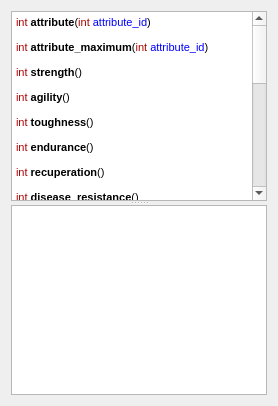
      <widget class="QWidget" name="tabAttTraits">
       <attribute name="title">
        <string>Attributes</string>
       </attribute>
       <layout class="QVBoxLayout" name="verticalLayout_3">
        <item>
         <widget class="QSplitter" name="splitter_attributes">
          <property name="sizePolicy">
           <sizepolicy hsizetype="Expanding" vsizetype="Expanding">
            <horstretch>0</horstretch>
            <verstretch>0</verstretch>
           </sizepolicy>
          </property>
          <property name="orientation">
           <enum>Qt::Vertical</enum>
          </property>
          <widget class="QTextEdit" name="txt_att_info">
           <property name="sizePolicy">
            <sizepolicy hsizetype="Expanding" vsizetype="Expanding">
             <horstretch>0</horstretch>
             <verstretch>0</verstretch>
            </sizepolicy>
           </property>
           <property name="readOnly">
            <bool>true</bool>
           </property>
           <property name="html">
            <string>&lt;!DOCTYPE HTML PUBLIC &quot;-//W3C//DTD HTML 4.0//EN&quot; &quot;http://www.w3.org/TR/REC-html40/strict.dtd&quot;&gt;
&lt;html&gt;&lt;head&gt;&lt;meta name=&quot;qrichtext&quot; content=&quot;1&quot; /&gt;&lt;style type=&quot;text/css&quot;&gt;
p, li { white-space: pre-wrap; }
&lt;/style&gt;&lt;/head&gt;&lt;body style=&quot; font-family:'MS Shell Dlg 2'; font-size:8.25pt; font-weight:400; font-style:normal;&quot;&gt;
&lt;p style=&quot; margin-top:12px; margin-bottom:12px; margin-left:0px; margin-right:0px; -qt-block-indent:0; text-indent:0px;&quot;&gt;&lt;span style=&quot; font-size:8pt; color:#aa0000;&quot;&gt;int &lt;/span&gt;&lt;span style=&quot; font-size:8pt; font-weight:600;&quot;&gt;attribute&lt;/span&gt;&lt;span style=&quot; font-size:8pt;&quot;&gt;(&lt;/span&gt;&lt;span style=&quot; font-size:8pt; color:#aa0000;&quot;&gt;int &lt;/span&gt;&lt;span style=&quot; font-size:8pt; color:#0000ff;&quot;&gt;attribute_id&lt;/span&gt;&lt;span style=&quot; font-size:8pt;&quot;&gt;)&lt;/span&gt;&lt;/p&gt;
&lt;p style=&quot; margin-top:12px; margin-bottom:12px; margin-left:0px; margin-right:0px; -qt-block-indent:0; text-indent:0px;&quot;&gt;&lt;span style=&quot; font-size:8pt; color:#aa0000;&quot;&gt;int &lt;/span&gt;&lt;span style=&quot; font-size:8pt; font-weight:600;&quot;&gt;attribute_maximum&lt;/span&gt;&lt;span style=&quot; font-size:8pt;&quot;&gt;(&lt;/span&gt;&lt;span style=&quot; font-size:8pt; color:#aa0000;&quot;&gt;int &lt;/span&gt;&lt;span style=&quot; font-size:8pt; color:#0000ff;&quot;&gt;attribute_id&lt;/span&gt;&lt;span style=&quot; font-size:8pt;&quot;&gt;)&lt;/span&gt;&lt;/p&gt;
&lt;p style=&quot; margin-top:12px; margin-bottom:12px; margin-left:0px; margin-right:0px; -qt-block-indent:0; text-indent:0px;&quot;&gt;&lt;span style=&quot; font-size:8pt; color:#aa0000;&quot;&gt;int &lt;/span&gt;&lt;span style=&quot; font-size:8pt; font-weight:600;&quot;&gt;strength&lt;/span&gt;&lt;span style=&quot; font-size:8pt;&quot;&gt;()&lt;/span&gt;&lt;/p&gt;
&lt;p style=&quot; margin-top:12px; margin-bottom:12px; margin-left:0px; margin-right:0px; -qt-block-indent:0; text-indent:0px;&quot;&gt;&lt;span style=&quot; font-size:8pt; color:#aa0000;&quot;&gt;int &lt;/span&gt;&lt;span style=&quot; font-size:8pt; font-weight:600;&quot;&gt;agility&lt;/span&gt;&lt;span style=&quot; font-size:8pt;&quot;&gt;()&lt;/span&gt;&lt;/p&gt;
&lt;p style=&quot; margin-top:12px; margin-bottom:12px; margin-left:0px; margin-right:0px; -qt-block-indent:0; text-indent:0px;&quot;&gt;&lt;span style=&quot; font-size:8pt; color:#aa0000;&quot;&gt;int &lt;/span&gt;&lt;span style=&quot; font-size:8pt; font-weight:600;&quot;&gt;toughness&lt;/span&gt;&lt;span style=&quot; font-size:8pt;&quot;&gt;()&lt;/span&gt;&lt;/p&gt;
&lt;p style=&quot; margin-top:12px; margin-bottom:12px; margin-left:0px; margin-right:0px; -qt-block-indent:0; text-indent:0px;&quot;&gt;&lt;span style=&quot; font-size:8pt; color:#aa0000;&quot;&gt;int &lt;/span&gt;&lt;span style=&quot; font-size:8pt; font-weight:600;&quot;&gt;endurance&lt;/span&gt;&lt;span style=&quot; font-size:8pt;&quot;&gt;()&lt;/span&gt;&lt;/p&gt;
&lt;p style=&quot; margin-top:12px; margin-bottom:12px; margin-left:0px; margin-right:0px; -qt-block-indent:0; text-indent:0px;&quot;&gt;&lt;span style=&quot; font-size:8pt; color:#aa0000;&quot;&gt;int &lt;/span&gt;&lt;span style=&quot; font-size:8pt; font-weight:600;&quot;&gt;recuperation&lt;/span&gt;&lt;span style=&quot; font-size:8pt;&quot;&gt;()&lt;/span&gt;&lt;/p&gt;
&lt;p style=&quot; margin-top:12px; margin-bottom:12px; margin-left:0px; margin-right:0px; -qt-block-indent:0; text-indent:0px;&quot;&gt;&lt;span style=&quot; font-size:8pt; color:#aa0000;&quot;&gt;int &lt;/span&gt;&lt;span style=&quot; font-size:8pt; font-weight:600;&quot;&gt;disease_resistance&lt;/span&gt;&lt;span style=&quot; font-size:8pt;&quot;&gt;()&lt;/span&gt;&lt;/p&gt;
&lt;p style=&quot; margin-top:12px; margin-bottom:12px; margin-left:0px; margin-right:0px; -qt-block-indent:0; text-indent:0px;&quot;&gt;&lt;span style=&quot; font-size:8pt; color:#aa0000;&quot;&gt;int &lt;/span&gt;&lt;span style=&quot; font-size:8pt; font-weight:600;&quot;&gt;analytical_ability()&lt;/span&gt;&lt;/p&gt;
&lt;p style=&quot; margin-top:12px; margin-bottom:12px; margin-left:0px; margin-right:0px; -qt-block-indent:0; text-indent:0px;&quot;&gt;&lt;span style=&quot; font-size:8pt; color:#aa0000;&quot;&gt;int &lt;/span&gt;&lt;span style=&quot; font-size:8pt; font-weight:600;&quot;&gt;focus&lt;/span&gt;&lt;span style=&quot; font-size:8pt;&quot;&gt;()&lt;/span&gt;&lt;/p&gt;
&lt;p style=&quot; margin-top:12px; margin-bottom:12px; margin-left:0px; margin-right:0px; -qt-block-indent:0; text-indent:0px;&quot;&gt;&lt;span style=&quot; font-size:8pt; color:#aa0000;&quot;&gt;int &lt;/span&gt;&lt;span style=&quot; font-size:8pt; font-weight:600;&quot;&gt;willpower&lt;/span&gt;&lt;span style=&quot; font-size:8pt;&quot;&gt;()&lt;/span&gt;&lt;/p&gt;
&lt;p style=&quot; margin-top:12px; margin-bottom:12px; margin-left:0px; margin-right:0px; -qt-block-indent:0; text-indent:0px;&quot;&gt;&lt;span style=&quot; font-size:8pt; color:#aa0000;&quot;&gt;int &lt;/span&gt;&lt;span style=&quot; font-size:8pt; font-weight:600;&quot;&gt;creativity&lt;/span&gt;&lt;span style=&quot; font-size:8pt;&quot;&gt;()&lt;/span&gt;&lt;/p&gt;
&lt;p style=&quot; margin-top:12px; margin-bottom:12px; margin-left:0px; margin-right:0px; -qt-block-indent:0; text-indent:0px;&quot;&gt;&lt;span style=&quot; font-size:8pt; color:#aa0000;&quot;&gt;int &lt;/span&gt;&lt;span style=&quot; font-size:8pt; font-weight:600;&quot;&gt;intuition&lt;/span&gt;&lt;span style=&quot; font-size:8pt;&quot;&gt;()&lt;/span&gt;&lt;/p&gt;
&lt;p style=&quot; margin-top:12px; margin-bottom:12px; margin-left:0px; margin-right:0px; -qt-block-indent:0; text-indent:0px;&quot;&gt;&lt;span style=&quot; font-size:8pt; color:#aa0000;&quot;&gt;int &lt;/span&gt;&lt;span style=&quot; font-size:8pt; font-weight:600;&quot;&gt;patience&lt;/span&gt;&lt;span style=&quot; font-size:8pt;&quot;&gt;()&lt;/span&gt;&lt;/p&gt;
&lt;p style=&quot; margin-top:12px; margin-bottom:12px; margin-left:0px; margin-right:0px; -qt-block-indent:0; text-indent:0px;&quot;&gt;&lt;span style=&quot; font-size:8pt; color:#aa0000;&quot;&gt;int &lt;/span&gt;&lt;span style=&quot; font-size:8pt; font-weight:600;&quot;&gt;memory&lt;/span&gt;&lt;span style=&quot; font-size:8pt;&quot;&gt;()&lt;/span&gt;&lt;/p&gt;
&lt;p style=&quot; margin-top:12px; margin-bottom:12px; margin-left:0px; margin-right:0px; -qt-block-indent:0; text-indent:0px;&quot;&gt;&lt;span style=&quot; font-size:8pt; color:#aa0000;&quot;&gt;int &lt;/span&gt;&lt;span style=&quot; font-size:8pt; font-weight:600;&quot;&gt;linguistic_ability&lt;/span&gt;&lt;span style=&quot; font-size:8pt;&quot;&gt;()&lt;/span&gt;&lt;/p&gt;
&lt;p style=&quot; margin-top:12px; margin-bottom:12px; margin-left:0px; margin-right:0px; -qt-block-indent:0; text-indent:0px;&quot;&gt;&lt;span style=&quot; font-size:8pt; color:#aa0000;&quot;&gt;int &lt;/span&gt;&lt;span style=&quot; font-size:8pt; font-weight:600;&quot;&gt;spatial_sense&lt;/span&gt;&lt;span style=&quot; font-size:8pt;&quot;&gt;()&lt;/span&gt;&lt;/p&gt;
&lt;p style=&quot; margin-top:12px; margin-bottom:12px; margin-left:0px; margin-right:0px; -qt-block-indent:0; text-indent:0px;&quot;&gt;&lt;span style=&quot; font-size:8pt; color:#aa0000;&quot;&gt;int &lt;/span&gt;&lt;span style=&quot; font-size:8pt; font-weight:600;&quot;&gt;musicality&lt;/span&gt;&lt;span style=&quot; font-size:8pt;&quot;&gt;()&lt;/span&gt;&lt;/p&gt;
&lt;p style=&quot; margin-top:12px; margin-bottom:12px; margin-left:0px; margin-right:0px; -qt-block-indent:0; text-indent:0px;&quot;&gt;&lt;span style=&quot; font-size:8pt; color:#aa0000;&quot;&gt;int &lt;/span&gt;&lt;span style=&quot; font-size:8pt; font-weight:600;&quot;&gt;kinesthetic_sense&lt;/span&gt;&lt;span style=&quot; font-size:8pt;&quot;&gt;()&lt;/span&gt;&lt;/p&gt;
&lt;p style=&quot; margin-top:12px; margin-bottom:12px; margin-left:0px; margin-right:0px; -qt-block-indent:0; text-indent:0px;&quot;&gt;&lt;span style=&quot; font-size:8pt; color:#aa0000;&quot;&gt;int &lt;/span&gt;&lt;span style=&quot; font-size:8pt; font-weight:600;&quot;&gt;empathy&lt;/span&gt;&lt;span style=&quot; font-size:8pt;&quot;&gt;()&lt;/span&gt;&lt;/p&gt;
&lt;p style=&quot; margin-top:12px; margin-bottom:12px; margin-left:0px; margin-right:0px; -qt-block-indent:0; text-indent:0px;&quot;&gt;&lt;span style=&quot; font-size:8pt; color:#aa0000;&quot;&gt;int &lt;/span&gt;&lt;span style=&quot; font-size:8pt; font-weight:600;&quot;&gt;social_awareness&lt;/span&gt;&lt;span style=&quot; font-size:8pt;&quot;&gt;()&lt;/span&gt;&lt;/p&gt;&lt;/body&gt;&lt;/html&gt;</string>
           </property>
          </widget>
          <widget class="QTextEdit" name="text_attributes">
           <property name="readOnly">
            <bool>true</bool>
           </property>
          </widget>
         </widget>
        </item>
       </layout>
      </widget>
